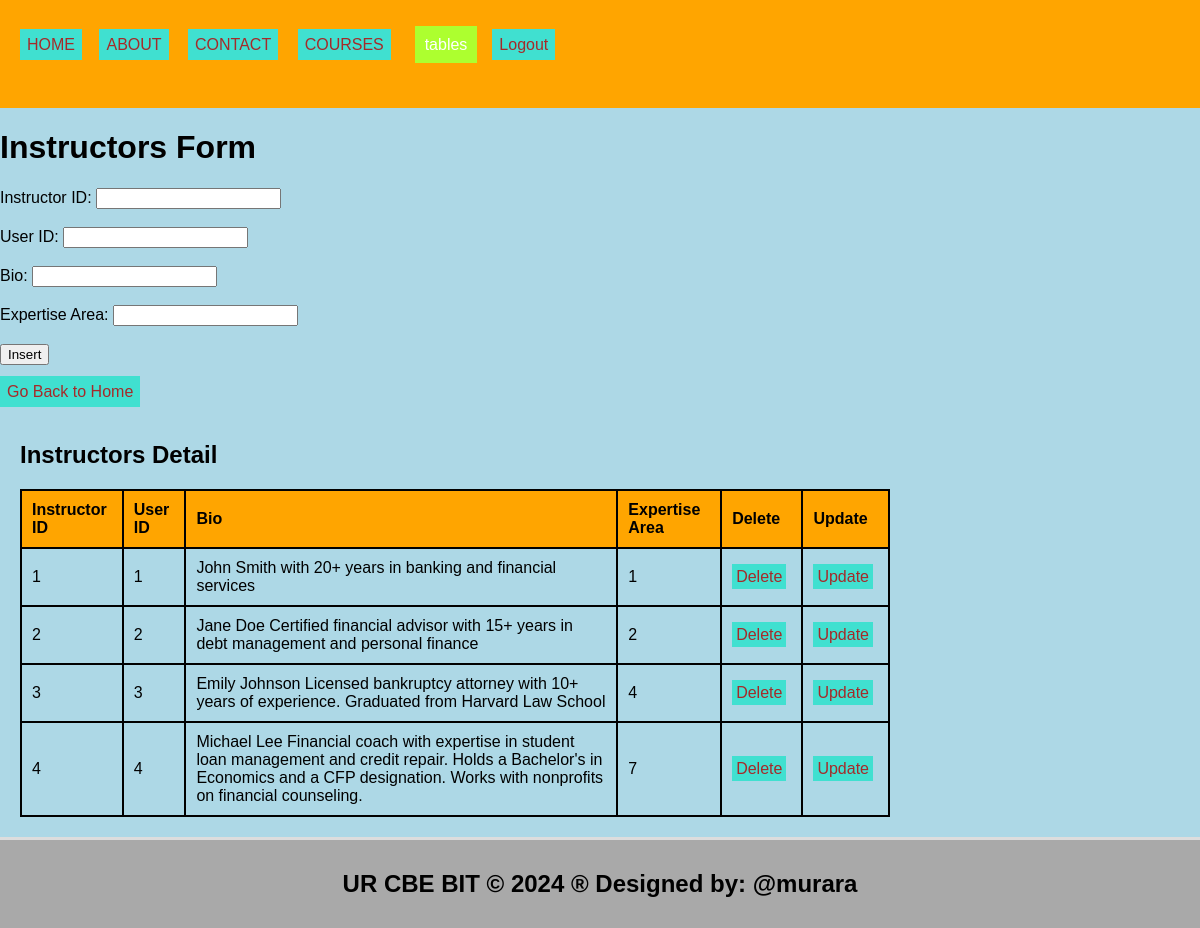
The app's page /instructors.php with its own data.
### tables this page shows
CREATE TABLE `instructors` (
  `instructor_id` int(11) NOT NULL,
  `user_id` int(11) NOT NULL,
  `bio` text DEFAULT NULL,
  `expertise_area` varchar(255) DEFAULT NULL
);

### instructors.php (the view, shortened to what this page needs)
<!DOCTYPE html>
<html lang="en">
<head>
  <link rel="stylesheet" type="text/css" href="style.css">
</head>
<body style="background-color: lightblue;">
  <header>
    <ul style="list-style-type: none; padding: 0;">
      <li style="display: inline; margin-right: 10px;">
        <ul style="list-style-type: none; padding: 0;">
          <li style="display: inline; margin-right: 8px;"><a href="./home.html">HOME</a></li>
          <li style="display: inline; margin-right: 10px;"><a href="./about.html">ABOUT</a></li>
          <li style="display: inline; margin-right: 10px;"><a href="./contact.html">CONTACT</a></li>
          <li style="display: inline; margin-right: 10px;"><a href="./Courses.php">COURSES</a></li>
          <li class="dropdown" style="display: inline; margin-right: 5px;">
            <a href="#" style="padding: 10px; color: white; background-color: greenyellow; text-decoration: none; margin-right: 10px;">tables</a>
          </li>
              <a href="logout.php">Logout</a>
          </li>
        </ul>
  </header>
  <body style="background-color: yellowgreen;">
    <h1>Instructors Form</h1>
    <form method="post" onsubmit="return confirmInsert();">
      <label for="instructor_id">Instructor ID:</label>
      <input type="number" id="instructor_id" name="instructor_id" required><br><br>
      <label for="user_id">User ID:</label>
      <input type="number" id="user_id" name="user_id" required><br><br>
      <label for="bio">Bio:</label>
      <input type="text" id="bio" name="bio" required><br><br>
      <label for="expertise_area">Expertise Area:</label>
      <input type="text" id="expertise_area" name="expertise_area" required><br><br>
      <input type="submit" name="add" value="Insert"><br><br>
      <a href="./home.html">Go Back to Home</a>
    </form>
    <?php
    include('database_connection.php');
    ?>
    <section>
      <h2>Instructors Detail</h2>
      <table>
        <tr>
          <th>Instructor ID</th>
          <th>User ID</th>
          <th>Bio</th>
          <th>Expertise Area</th>
          <th>Delete</th>
          <th>Update</th>
        </tr>
        <?php
        $sql = "SELECT * FROM instructors";
        $result = $connection->query($sql);
        if ($result->num_rows > 0) {
            while ($row = $result->fetch_assoc()) {
                echo "<tr>
                        <td>{$row['instructor_id']}</td>
                        <td>{$row['user_id']}</td>
                        <td>{$row['bio']}</td>
                        <td>{$row['expertise_area']}</td>
                        <td><a style='padding:4px' href='delete_instructor.php?instructor_id={$row['instructor_id']}'>Delete</a></td>
                        <td><a style='padding:4px' href='update_instructor.php?instructor_id={$row['instructor_id']}'>Update</a></td>
                      </tr>";
            }
        } else {
            echo "<tr><td colspan='6'>No data found</td></tr>";
        }
        ?>
      </table>
    </section>
    <footer>
      <h2>UR CBE BIT &copy; 2024 &reg; Designed by: @murara</h2>
    </footer>
  </body>
</html>

### style.css (style rules this page uses)
body { font-family: Arial, sans-serif; margin: 0; padding: 0; }
.dropdown { position: relative; display: inline; margin-right: 10px; }
body { font-family: Arial,sans-serif; margin:0; padding:0; }
header { background-color:orange; padding: 20px; }
footer { text-align: center; padding: 15px; background-color:orange; }
.dropdown { position: right; display:right; direction:rtl; }
section { padding:28px; border-bottom: 1px solid #ddd; }

### instructors.php (style rules this page uses)
a:link { color: #0066cc; text-decoration: none; }
a { padding: 7px; color: white; background-color: turquoise; text-decoration: none; margin-right: 5px; }
a:link { color: brown; }
table { width: 75%; border-collapse: collapse; }
th, td { border: 2px solid black; padding: 10px; text-align: left; }
th { background-color: orange; }
section { padding: 20px; border-bottom: 3px solid #ddd; }
footer { text-align: center; padding: 10px; background-color: darkgray; }

### records on screen
instructors: instructor_id "1", user "1", bio "John Smith with 20+ years in banking and financial services", expertise_area "1"
instructors: instructor_id "2", user "2", bio "Jane Doe Certified financial advisor with 15+ years in debt management and personal finance", expertise_area "2"
instructors: instructor_id "3", user "3", bio "Emily Johnson Licensed bankruptcy attorney with 10+ years of experience. Graduated from Harvard Law School", expertise_area "4"
instructors: instructor_id "4", user "4", bio "Michael Lee Financial coach with expertise in student loan management and credit repair. Holds a Bachelor's in Economics and a CFP designation. Works with nonprofits on financial counseling.", expertise_area "7"
